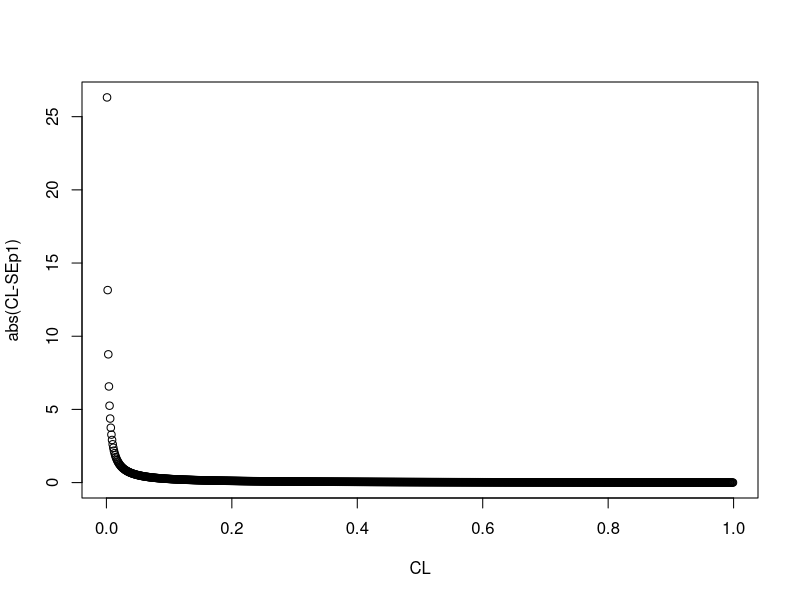

Recreate this plot in R.
# Вопрос 4: В опубликованных результатах социологического опроса 1400 респондентов указано,
#           статистическая погрешность составляет 3.3%.

cat("\n")
n <- 1400
cat("\n")
MOE <- 3.3
cat("\n")


# Укажите с точностью до десятых процента, 
# какой для данной погрешности был принят уровень доверия CL:

MOE <- MOE/100
p <- 0.5
SEp1 <- sqrt((p*(1-p))/n)
a <-0
b <-0
c <-0
i<-999
for (i in 999:1){
  CL <- MOE/(0 - qnorm(0.5*(1-(i/1000)))) 
  #cat("i=", i/1000, "  CL=", CL, "\n")
  a[1000-i] <- i/1000
  b[1000-i] <- CL
  c[1000-i] <- abs(CL-SEp1)
  i <- i - 1
  d <- data.frame(a,b,c)
}
print(paste0("Ответ: ", d[[1]][d[[3]]==min(d[[3]])]*100, "%"))

plot(d$a,d$c,
     xlab = "CL",
     ylab = "abs(CL-SEp1)")
